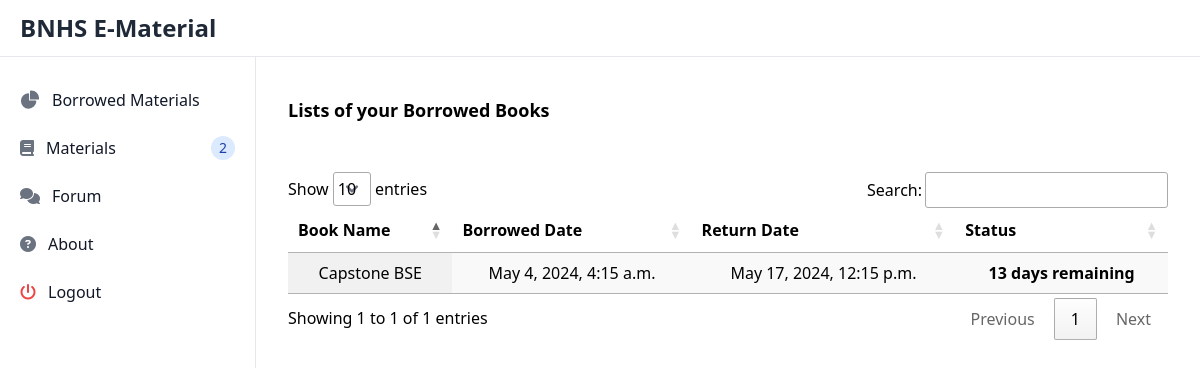
Page /student_dashboard (signed in) on the committed database.
### users/models.py (models this page shows)
class Materials(models.Model):
    name = models.CharField(max_length=250)
    status = models.CharField(max_length=250)
    profile_pic = models.FileField(upload_to='media/', validators=[FileExtensionValidator(allowed_extensions=['png', 'jpeg', 'jpg'])],)
    borrowed_date = models.DateTimeField(default=now, blank=True, null=True)
    deadline = models.DateTimeField(default=now, blank=True, null=True)
    borrower = models.CharField(max_length=250, blank=True)
    borrower_year = models.CharField(max_length=250, blank=True)
    borrower_course = models.CharField(max_length=250, blank=True)

### users/views.py (the view)
# urls.py: path('student_dashboard', views.student_dashboard, name='student_dashboard'),
@login_required(login_url='/login')
def student_dashboard(request):
    number_of_materials = Materials.objects.count()
    today = timezone.now().date()  # Current date
    authenticated_user = request.user
    borrowed = Materials.objects.filter(borrower=authenticated_user.first_name)
    for item in borrowed:
        if item.deadline.date() < today:
            item.overdue = True
            item.remaining_days = None  # No need to calculate remaining days if overdue
        else:
            item.overdue = False
            item.remaining_days = (item.deadline.date() - today).days
    context = {
        'borrowed': borrowed,
        'today': today,
        'number_of_materials': number_of_materials,
    }
    return render(request, 'student/dashboard.html', context)

### users/templates/student/dashboard.html (shortened to what this page needs)
{% load static tailwind_tags %}
<!DOCTYPE html>
<html lang="en">
	<head>
		<link
			rel="stylesheet"
			href="https://cdnjs.cloudflare.com/ajax/libs/font-awesome/6.5.2/css/all.min.css" />
		<link
			href="https://cdnjs.cloudflare.com/ajax/libs/flowbite/2.3.0/flowbite.min.css"
			rel="stylesheet" />
		<link
			rel="stylesheet"
			href="{% static 'css/style.css' %}" />
		<link
			rel="stylesheet"
			type="text/css"
			href="https://cdn.datatables.net/1.10.24/css/jquery.dataTables.css" />
		{% tailwind_css %}
	</head>
	<body class="font-arial leading-normal tracking-normal">
		{% include 'includes/sidebar.html' %}
		<nav class="fixed top-0 z-50 w-full bg-white border-b border-gray-200">
			<div class="px-3 py-3 lg:px-5 lg:pl-3">
				<div class="flex items-center justify-between">
					<div class="flex items-center justify-start rtl:justify-end">
						<a
							href="#"
							class="flex ms-2 md:me-24">
							<span class="self-center text-xl font-semibold sm:text-2xl whitespace-nowrap text-gray-800">
								BNHS E-Material
							</span>
						</a>
					</div>
				</div>
			</div>
		</nav>
		<div class="p-4 sm:ml-64">
			<div class="p-4 mt-4">
				<p class="py-12 font-bold text-lg">Lists of your Borrowed Books</p>
				<table
					id="sampleTable"
					class="display">
					<thead>
						<tr>
							<th>Book Name</th>
							<th>Borrowed Date</th>
							<th>Return Date</th>
							<th>Status</th>
						</tr>
					</thead>
					<tbody>
						{% for item in borrowed %}
						<tr class="text-center">
							<td>{{ item.name }}</td>
							<td>{{ item.borrowed_date }}</td>
							<td>{{ item.deadline|date:"F j, Y, g:i a" }}</td>
							<td class="font-bold">{% if item.overdue %} Overdue {% else %} {{ item.remaining_days }} days remaining {% endif %}</td>
						</tr>
						{% endfor %}
					</tbody>
				</table>
			</div>
		</div>
	</body>
</html>

### rows in the picture
Materials: name "Capstone BSE", borrowed_date "May 4, 2024, 4:15 a.m.", deadline "May 17, 2024, 12:15 p.m.", remaining_days "13"

### other values in the picture
{{ number_of_materials }} "2"
